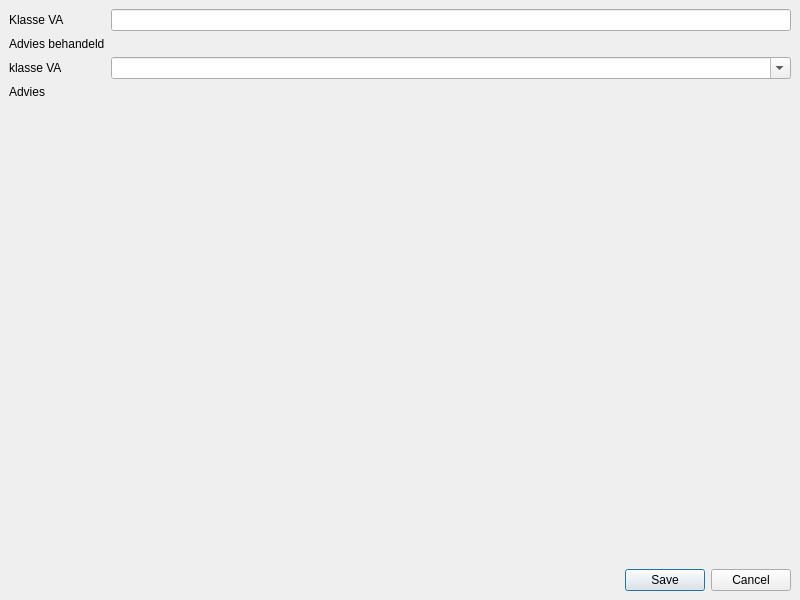
<?xml version="1.0" encoding="UTF-8"?>
<ui version="4.0">
 <class>ParcelWindow</class>
 <widget class="QMainWindow" name="ParcelWindow">
  <property name="windowModality">
   <enum>Qt::WindowModal</enum>
  </property>
  <property name="geometry">
   <rect>
    <x>0</x>
    <y>0</y>
    <width>800</width>
    <height>600</height>
   </rect>
  </property>
  <property name="windowTitle">
   <string>Perceelsgegevens</string>
  </property>
  <widget class="QWidget" name="centralwidget">
   <layout class="QVBoxLayout" name="verticalLayout">
    <item>
     <layout class="QVBoxLayout" name="verticalLayout_2">
      <item>
       <layout class="QFormLayout" name="formLayout">
        <property name="fieldGrowthPolicy">
         <enum>QFormLayout::AllNonFixedFieldsGrow</enum>
        </property>
        <item row="0" column="0">
         <widget class="QLabel" name="lbl_gewas">
          <property name="text">
           <string>Klasse VA</string>
          </property>
         </widget>
        </item>
        <item row="0" column="1">
         <widget class="QLineEdit" name="led_gewas"/>
        </item>
        <item row="1" column="0">
         <widget class="QLabel" name="lbl_advBehandeld">
          <property name="text">
           <string>Advies behandeld</string>
          </property>
         </widget>
        </item>
        <item row="1" column="1">
         <widget class="BooleanButton" name="btn_advBehandeld" native="true"/>
        </item>
        <item row="2" column="0">
         <widget class="QLabel" name="lbl_gewasBezoek">
          <property name="text">
           <string>klasse VA</string>
          </property>
         </widget>
        </item>
        <item row="2" column="1">
         <widget class="QComboBox" name="cmb_gewasBezoek">
          <property name="editable">
           <bool>true</bool>
          </property>
         </widget>
        </item>
        <item row="3" column="0">
         <widget class="QLabel" name="label_2">
          <property name="text">
           <string>Advies</string>
          </property>
         </widget>
        </item>
        <item row="3" column="1">
         <widget class="SensitivityButtonBox" name="sensitivity" native="true"/>
        </item>
       </layout>
      </item>
     </layout>
    </item>
    <item>
     <widget class="QDialogButtonBox" name="buttonBox">
      <property name="standardButtons">
       <set>QDialogButtonBox::Cancel|QDialogButtonBox::Save</set>
      </property>
     </widget>
    </item>
   </layout>
  </widget>
 </widget>
 <customwidgets>
  <customwidget>
   <class>BooleanButton</class>
   <extends>QWidget</extends>
   <header>widgets/booleanbutton.h</header>
   <container>1</container>
  </customwidget>
  <customwidget>
   <class>SensitivityButtonBox</class>
   <extends>QWidget</extends>
   <header>widgets/sensitivitybuttonbox.h</header>
   <container>1</container>
  </customwidget>
 </customwidgets>
 <resources/>
 <connections/>
</ui>
